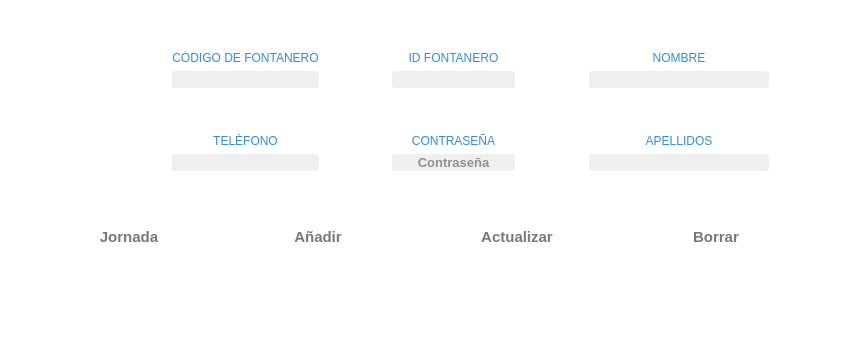
<?xml version="1.0" encoding="UTF-8"?>
<ui version="4.0">
 <class>Operario</class>
 <widget class="QWidget" name="Operario">
  <property name="geometry">
   <rect>
    <x>0</x>
    <y>0</y>
    <width>847</width>
    <height>345</height>
   </rect>
  </property>
  <property name="palette">
   <palette>
    <active>
     <colorrole role="Base">
      <brush brushstyle="SolidPattern">
       <color alpha="255">
        <red>46</red>
        <green>47</green>
        <blue>48</blue>
       </color>
      </brush>
     </colorrole>
     <colorrole role="Window">
      <brush brushstyle="SolidPattern">
       <color alpha="255">
        <red>255</red>
        <green>255</green>
        <blue>255</blue>
       </color>
      </brush>
     </colorrole>
    </active>
    <inactive>
     <colorrole role="Base">
      <brush brushstyle="SolidPattern">
       <color alpha="255">
        <red>46</red>
        <green>47</green>
        <blue>48</blue>
       </color>
      </brush>
     </colorrole>
     <colorrole role="Window">
      <brush brushstyle="SolidPattern">
       <color alpha="255">
        <red>255</red>
        <green>255</green>
        <blue>255</blue>
       </color>
      </brush>
     </colorrole>
    </inactive>
    <disabled>
     <colorrole role="Base">
      <brush brushstyle="SolidPattern">
       <color alpha="255">
        <red>255</red>
        <green>255</green>
        <blue>255</blue>
       </color>
      </brush>
     </colorrole>
     <colorrole role="Window">
      <brush brushstyle="SolidPattern">
       <color alpha="255">
        <red>255</red>
        <green>255</green>
        <blue>255</blue>
       </color>
      </brush>
     </colorrole>
    </disabled>
   </palette>
  </property>
  <property name="windowTitle">
   <string>Form</string>
  </property>
  <layout class="QVBoxLayout" name="verticalLayout_14">
   <item>
    <layout class="QHBoxLayout" name="horizontalLayout_2">
     <item>
      <spacer name="horizontalSpacer_2">
       <property name="orientation">
        <enum>Qt::Horizontal</enum>
       </property>
       <property name="sizeHint" stdset="0">
        <size>
         <width>40</width>
         <height>20</height>
        </size>
       </property>
      </spacer>
     </item>
     <item>
      <layout class="QVBoxLayout" name="verticalLayout_5">
       <item>
        <spacer name="verticalSpacer_9">
         <property name="orientation">
          <enum>Qt::Vertical</enum>
         </property>
         <property name="sizeHint" stdset="0">
          <size>
           <width>20</width>
           <height>40</height>
          </size>
         </property>
        </spacer>
       </item>
       <item>
        <widget class="MyLabelPhoto" name="lb_foto">
         <property name="minimumSize">
          <size>
           <width>0</width>
           <height>0</height>
          </size>
         </property>
         <property name="maximumSize">
          <size>
           <width>16777215</width>
           <height>150</height>
          </size>
         </property>
         <property name="styleSheet">
          <string notr="true">/*QLabel {
padding: 1px;
border-style: solid;
border: 2px solid gray;
border-radius: 45px;};*/</string>
         </property>
         <property name="text">
          <string/>
         </property>
         <property name="pixmap">
          <pixmap resource="assets.qrc">:/icons/User_Big.png</pixmap>
         </property>
         <property name="scaledContents">
          <bool>false</bool>
         </property>
         <property name="alignment">
          <set>Qt::AlignCenter</set>
         </property>
        </widget>
       </item>
       <item>
        <spacer name="verticalSpacer_10">
         <property name="orientation">
          <enum>Qt::Vertical</enum>
         </property>
         <property name="sizeHint" stdset="0">
          <size>
           <width>20</width>
           <height>40</height>
          </size>
         </property>
        </spacer>
       </item>
      </layout>
     </item>
     <item>
      <spacer name="horizontalSpacer_5">
       <property name="orientation">
        <enum>Qt::Horizontal</enum>
       </property>
       <property name="sizeHint" stdset="0">
        <size>
         <width>40</width>
         <height>20</height>
        </size>
       </property>
      </spacer>
     </item>
     <item>
      <layout class="QVBoxLayout" name="verticalLayout_4">
       <item>
        <spacer name="verticalSpacer_4">
         <property name="orientation">
          <enum>Qt::Vertical</enum>
         </property>
         <property name="sizeHint" stdset="0">
          <size>
           <width>20</width>
           <height>40</height>
          </size>
         </property>
        </spacer>
       </item>
       <item>
        <layout class="QVBoxLayout" name="verticalLayout">
         <item>
          <widget class="QLabel" name="label">
           <property name="styleSheet">
            <string notr="true">font: 10pt &quot;Segoe UI Semilight&quot;;
color: rgb(54, 141, 206);</string>
           </property>
           <property name="text">
            <string>CÓDIGO DE FONTANERO</string>
           </property>
           <property name="alignment">
            <set>Qt::AlignCenter</set>
           </property>
          </widget>
         </item>
         <item>
          <widget class="MyLineEditShine" name="le_codigo">
           <property name="font">
            <font>
             <family>Segoe UI</family>
             <pointsize>10</pointsize>
            </font>
           </property>
           <property name="styleSheet">
            <string notr="true">background-color: #EFEFEF; 
border-radius: 3px;
color:rgb(50, 50, 50);</string>
           </property>
           <property name="alignment">
            <set>Qt::AlignCenter</set>
           </property>
          </widget>
         </item>
        </layout>
       </item>
       <item>
        <spacer name="verticalSpacer">
         <property name="orientation">
          <enum>Qt::Vertical</enum>
         </property>
         <property name="sizeHint" stdset="0">
          <size>
           <width>20</width>
           <height>40</height>
          </size>
         </property>
        </spacer>
       </item>
       <item>
        <layout class="QVBoxLayout" name="verticalLayout_11">
         <item>
          <widget class="QLabel" name="label_5">
           <property name="styleSheet">
            <string notr="true">font: 10pt &quot;Segoe UI Semilight&quot;;
color: rgb(54, 141, 206);</string>
           </property>
           <property name="text">
            <string>TELÉFONO</string>
           </property>
           <property name="alignment">
            <set>Qt::AlignCenter</set>
           </property>
          </widget>
         </item>
         <item>
          <widget class="MyLineEditShine" name="le_telefono">
           <property name="font">
            <font>
             <family>Segoe UI</family>
             <pointsize>10</pointsize>
            </font>
           </property>
           <property name="styleSheet">
            <string notr="true">background-color: #EFEFEF; 
border-radius: 3px;
color:rgb(50, 50, 50);</string>
           </property>
           <property name="alignment">
            <set>Qt::AlignCenter</set>
           </property>
          </widget>
         </item>
        </layout>
       </item>
       <item>
        <spacer name="verticalSpacer_11">
         <property name="orientation">
          <enum>Qt::Vertical</enum>
         </property>
         <property name="sizeHint" stdset="0">
          <size>
           <width>20</width>
           <height>40</height>
          </size>
         </property>
        </spacer>
       </item>
       <item>
        <layout class="QVBoxLayout" name="verticalLayout_3"/>
       </item>
      </layout>
     </item>
     <item>
      <spacer name="horizontalSpacer_3">
       <property name="orientation">
        <enum>Qt::Horizontal</enum>
       </property>
       <property name="sizeHint" stdset="0">
        <size>
         <width>40</width>
         <height>20</height>
        </size>
       </property>
      </spacer>
     </item>
     <item>
      <layout class="QVBoxLayout" name="verticalLayout_6">
       <item>
        <spacer name="verticalSpacer_7">
         <property name="orientation">
          <enum>Qt::Vertical</enum>
         </property>
         <property name="sizeHint" stdset="0">
          <size>
           <width>20</width>
           <height>40</height>
          </size>
         </property>
        </spacer>
       </item>
       <item>
        <layout class="QVBoxLayout" name="verticalLayout_7">
         <item>
          <widget class="QLabel" name="label_3">
           <property name="styleSheet">
            <string notr="true">font: 10pt &quot;Segoe UI Semilight&quot;;
color: rgb(54, 141, 206);</string>
           </property>
           <property name="text">
            <string>ID FONTANERO</string>
           </property>
           <property name="alignment">
            <set>Qt::AlignCenter</set>
           </property>
          </widget>
         </item>
         <item>
          <widget class="MyLineEditShine" name="le_operario">
           <property name="font">
            <font>
             <family>Segoe UI</family>
             <pointsize>10</pointsize>
            </font>
           </property>
           <property name="styleSheet">
            <string notr="true">background-color: #EFEFEF; 
border-radius: 3px;
color:rgb(50, 50, 50);</string>
           </property>
           <property name="alignment">
            <set>Qt::AlignCenter</set>
           </property>
          </widget>
         </item>
        </layout>
       </item>
       <item>
        <spacer name="verticalSpacer_2">
         <property name="orientation">
          <enum>Qt::Vertical</enum>
         </property>
         <property name="sizeHint" stdset="0">
          <size>
           <width>20</width>
           <height>40</height>
          </size>
         </property>
        </spacer>
       </item>
       <item>
        <layout class="QVBoxLayout" name="verticalLayout_8">
         <item>
          <widget class="QLabel" name="label_4">
           <property name="styleSheet">
            <string notr="true">font: 10pt &quot;Segoe UI Semilight&quot;;
color: rgb(54, 141, 206);</string>
           </property>
           <property name="text">
            <string>CONTRASEÑA</string>
           </property>
           <property name="alignment">
            <set>Qt::AlignCenter</set>
           </property>
          </widget>
         </item>
         <item>
          <widget class="MyLineEditShine" name="le_clave">
           <property name="palette">
            <palette>
             <active>
              <colorrole role="WindowText">
               <brush brushstyle="SolidPattern">
                <color alpha="255">
                 <red>50</red>
                 <green>50</green>
                 <blue>50</blue>
                </color>
               </brush>
              </colorrole>
              <colorrole role="Button">
               <brush brushstyle="SolidPattern">
                <color alpha="255">
                 <red>239</red>
                 <green>239</green>
                 <blue>239</blue>
                </color>
               </brush>
              </colorrole>
              <colorrole role="Text">
               <brush brushstyle="SolidPattern">
                <color alpha="255">
                 <red>50</red>
                 <green>50</green>
                 <blue>50</blue>
                </color>
               </brush>
              </colorrole>
              <colorrole role="ButtonText">
               <brush brushstyle="SolidPattern">
                <color alpha="255">
                 <red>50</red>
                 <green>50</green>
                 <blue>50</blue>
                </color>
               </brush>
              </colorrole>
              <colorrole role="Base">
               <brush brushstyle="SolidPattern">
                <color alpha="255">
                 <red>239</red>
                 <green>239</green>
                 <blue>239</blue>
                </color>
               </brush>
              </colorrole>
              <colorrole role="Window">
               <brush brushstyle="SolidPattern">
                <color alpha="255">
                 <red>239</red>
                 <green>239</green>
                 <blue>239</blue>
                </color>
               </brush>
              </colorrole>
              <colorrole role="PlaceholderText">
               <brush brushstyle="NoBrush">
                <color alpha="128">
                 <red>50</red>
                 <green>50</green>
                 <blue>50</blue>
                </color>
               </brush>
              </colorrole>
             </active>
             <inactive>
              <colorrole role="WindowText">
               <brush brushstyle="SolidPattern">
                <color alpha="255">
                 <red>50</red>
                 <green>50</green>
                 <blue>50</blue>
                </color>
               </brush>
              </colorrole>
              <colorrole role="Button">
               <brush brushstyle="SolidPattern">
                <color alpha="255">
                 <red>239</red>
                 <green>239</green>
                 <blue>239</blue>
                </color>
               </brush>
              </colorrole>
              <colorrole role="Text">
               <brush brushstyle="SolidPattern">
                <color alpha="255">
                 <red>50</red>
                 <green>50</green>
                 <blue>50</blue>
                </color>
               </brush>
              </colorrole>
              <colorrole role="ButtonText">
               <brush brushstyle="SolidPattern">
                <color alpha="255">
                 <red>50</red>
                 <green>50</green>
                 <blue>50</blue>
                </color>
               </brush>
              </colorrole>
              <colorrole role="Base">
               <brush brushstyle="SolidPattern">
                <color alpha="255">
                 <red>239</red>
                 <green>239</green>
                 <blue>239</blue>
                </color>
               </brush>
              </colorrole>
              <colorrole role="Window">
               <brush brushstyle="SolidPattern">
                <color alpha="255">
                 <red>239</red>
                 <green>239</green>
                 <blue>239</blue>
                </color>
               </brush>
              </colorrole>
              <colorrole role="PlaceholderText">
               <brush brushstyle="NoBrush">
                <color alpha="128">
                 <red>50</red>
                 <green>50</green>
                 <blue>50</blue>
                </color>
               </brush>
              </colorrole>
             </inactive>
             <disabled>
              <colorrole role="WindowText">
               <brush brushstyle="SolidPattern">
                <color alpha="255">
                 <red>50</red>
                 <green>50</green>
                 <blue>50</blue>
                </color>
               </brush>
              </colorrole>
              <colorrole role="Button">
               <brush brushstyle="SolidPattern">
                <color alpha="255">
                 <red>239</red>
                 <green>239</green>
                 <blue>239</blue>
                </color>
               </brush>
              </colorrole>
              <colorrole role="Text">
               <brush brushstyle="SolidPattern">
                <color alpha="255">
                 <red>50</red>
                 <green>50</green>
                 <blue>50</blue>
                </color>
               </brush>
              </colorrole>
              <colorrole role="ButtonText">
               <brush brushstyle="SolidPattern">
                <color alpha="255">
                 <red>50</red>
                 <green>50</green>
                 <blue>50</blue>
                </color>
               </brush>
              </colorrole>
              <colorrole role="Base">
               <brush brushstyle="SolidPattern">
                <color alpha="255">
                 <red>239</red>
                 <green>239</green>
                 <blue>239</blue>
                </color>
               </brush>
              </colorrole>
              <colorrole role="Window">
               <brush brushstyle="SolidPattern">
                <color alpha="255">
                 <red>239</red>
                 <green>239</green>
                 <blue>239</blue>
                </color>
               </brush>
              </colorrole>
              <colorrole role="PlaceholderText">
               <brush brushstyle="NoBrush">
                <color alpha="128">
                 <red>50</red>
                 <green>50</green>
                 <blue>50</blue>
                </color>
               </brush>
              </colorrole>
             </disabled>
            </palette>
           </property>
           <property name="font">
            <font>
             <family>Segoe UI</family>
             <pointsize>10</pointsize>
             <weight>75</weight>
             <bold>true</bold>
            </font>
           </property>
           <property name="styleSheet">
            <string notr="true">background-color: #EFEFEF; 
border-radius: 3px;
color:rgb(50, 50, 50);</string>
           </property>
           <property name="text">
            <string/>
           </property>
           <property name="frame">
            <bool>false</bool>
           </property>
           <property name="echoMode">
            <enum>QLineEdit::Password</enum>
           </property>
           <property name="alignment">
            <set>Qt::AlignCenter</set>
           </property>
           <property name="placeholderText">
            <string>Contraseña</string>
           </property>
          </widget>
         </item>
        </layout>
       </item>
       <item>
        <spacer name="verticalSpacer_13">
         <property name="orientation">
          <enum>Qt::Vertical</enum>
         </property>
         <property name="sizeHint" stdset="0">
          <size>
           <width>20</width>
           <height>40</height>
          </size>
         </property>
        </spacer>
       </item>
       <item>
        <layout class="QVBoxLayout" name="verticalLayout_9"/>
       </item>
      </layout>
     </item>
     <item>
      <spacer name="horizontalSpacer_4">
       <property name="orientation">
        <enum>Qt::Horizontal</enum>
       </property>
       <property name="sizeHint" stdset="0">
        <size>
         <width>40</width>
         <height>20</height>
        </size>
       </property>
      </spacer>
     </item>
     <item>
      <layout class="QVBoxLayout" name="verticalLayout_10">
       <item>
        <spacer name="verticalSpacer_8">
         <property name="orientation">
          <enum>Qt::Vertical</enum>
         </property>
         <property name="sizeHint" stdset="0">
          <size>
           <width>20</width>
           <height>40</height>
          </size>
         </property>
        </spacer>
       </item>
       <item>
        <layout class="QVBoxLayout" name="verticalLayout_2">
         <item>
          <widget class="QLabel" name="label_2">
           <property name="styleSheet">
            <string notr="true">font: 10pt &quot;Segoe UI Semilight&quot;;
color: rgb(54, 141, 206);</string>
           </property>
           <property name="text">
            <string>NOMBRE</string>
           </property>
           <property name="alignment">
            <set>Qt::AlignCenter</set>
           </property>
          </widget>
         </item>
         <item>
          <widget class="MyLineEditShine" name="le_nombre">
           <property name="minimumSize">
            <size>
             <width>180</width>
             <height>0</height>
            </size>
           </property>
           <property name="font">
            <font>
             <family>Segoe UI</family>
             <pointsize>10</pointsize>
            </font>
           </property>
           <property name="styleSheet">
            <string notr="true">background-color: #EFEFEF; 
border-radius: 3px;
color:rgb(50, 50, 50);</string>
           </property>
           <property name="alignment">
            <set>Qt::AlignCenter</set>
           </property>
          </widget>
         </item>
        </layout>
       </item>
       <item>
        <spacer name="verticalSpacer_3">
         <property name="orientation">
          <enum>Qt::Vertical</enum>
         </property>
         <property name="sizeHint" stdset="0">
          <size>
           <width>20</width>
           <height>40</height>
          </size>
         </property>
        </spacer>
       </item>
       <item>
        <layout class="QVBoxLayout" name="verticalLayout_12">
         <item>
          <widget class="QLabel" name="label_6">
           <property name="styleSheet">
            <string notr="true">font: 10pt &quot;Segoe UI Semilight&quot;;
color: rgb(54, 141, 206);</string>
           </property>
           <property name="text">
            <string>APELLIDOS</string>
           </property>
           <property name="alignment">
            <set>Qt::AlignCenter</set>
           </property>
          </widget>
         </item>
         <item>
          <widget class="MyLineEditShine" name="le_apellidos">
           <property name="minimumSize">
            <size>
             <width>180</width>
             <height>0</height>
            </size>
           </property>
           <property name="font">
            <font>
             <family>Segoe UI</family>
             <pointsize>10</pointsize>
            </font>
           </property>
           <property name="styleSheet">
            <string notr="true">background-color: #EFEFEF; 
border-radius: 3px;
color:rgb(50, 50, 50);</string>
           </property>
           <property name="alignment">
            <set>Qt::AlignCenter</set>
           </property>
          </widget>
         </item>
        </layout>
       </item>
       <item>
        <spacer name="verticalSpacer_12">
         <property name="orientation">
          <enum>Qt::Vertical</enum>
         </property>
         <property name="sizeHint" stdset="0">
          <size>
           <width>20</width>
           <height>40</height>
          </size>
         </property>
        </spacer>
       </item>
       <item>
        <layout class="QVBoxLayout" name="verticalLayout_13"/>
       </item>
      </layout>
     </item>
     <item>
      <spacer name="horizontalSpacer">
       <property name="orientation">
        <enum>Qt::Horizontal</enum>
       </property>
       <property name="sizeHint" stdset="0">
        <size>
         <width>40</width>
         <height>20</height>
        </size>
       </property>
      </spacer>
     </item>
    </layout>
   </item>
   <item>
    <layout class="QHBoxLayout" name="horizontalLayout">
     <item>
      <widget class="QPushButton" name="pb_jornada">
       <property name="minimumSize">
        <size>
         <width>130</width>
         <height>40</height>
        </size>
       </property>
       <property name="maximumSize">
        <size>
         <width>130</width>
         <height>41</height>
        </size>
       </property>
       <property name="font">
        <font>
         <family>Segoe UI</family>
         <pointsize>11</pointsize>
         <weight>75</weight>
         <bold>true</bold>
        </font>
       </property>
       <property name="styleSheet">
        <string notr="true">border-radius: 10px;
color:rgb(120, 120, 120);</string>
       </property>
       <property name="text">
        <string>Jornada</string>
       </property>
       <property name="icon">
        <iconset resource="assets.qrc">
         <normaloff>:/icons/jornada.png</normaloff>:/icons/jornada.png</iconset>
       </property>
       <property name="iconSize">
        <size>
         <width>25</width>
         <height>25</height>
        </size>
       </property>
      </widget>
     </item>
     <item>
      <widget class="QPushButton" name="pb_agregar">
       <property name="minimumSize">
        <size>
         <width>130</width>
         <height>40</height>
        </size>
       </property>
       <property name="maximumSize">
        <size>
         <width>130</width>
         <height>41</height>
        </size>
       </property>
       <property name="font">
        <font>
         <family>Segoe UI</family>
         <pointsize>11</pointsize>
         <weight>75</weight>
         <bold>true</bold>
        </font>
       </property>
       <property name="styleSheet">
        <string notr="true">border-radius: 10px;
color:rgb(120, 120, 120);</string>
       </property>
       <property name="text">
        <string>Añadir</string>
       </property>
       <property name="icon">
        <iconset resource="assets.qrc">
         <normaloff>:/icons/subir.png</normaloff>:/icons/subir.png</iconset>
       </property>
       <property name="iconSize">
        <size>
         <width>25</width>
         <height>25</height>
        </size>
       </property>
      </widget>
     </item>
     <item>
      <widget class="QPushButton" name="pb_actualizar">
       <property name="minimumSize">
        <size>
         <width>150</width>
         <height>40</height>
        </size>
       </property>
       <property name="maximumSize">
        <size>
         <width>150</width>
         <height>41</height>
        </size>
       </property>
       <property name="font">
        <font>
         <family>Segoe UI</family>
         <pointsize>11</pointsize>
         <weight>75</weight>
         <bold>true</bold>
        </font>
       </property>
       <property name="styleSheet">
        <string notr="true">border-radius: 10px;
color:rgb(120, 120, 120);</string>
       </property>
       <property name="text">
        <string>Actualizar</string>
       </property>
       <property name="icon">
        <iconset resource="assets.qrc">
         <normaloff>:/icons/update.png</normaloff>:/icons/update.png</iconset>
       </property>
       <property name="iconSize">
        <size>
         <width>30</width>
         <height>30</height>
        </size>
       </property>
      </widget>
     </item>
     <item>
      <widget class="QPushButton" name="pb_borrar">
       <property name="minimumSize">
        <size>
         <width>130</width>
         <height>40</height>
        </size>
       </property>
       <property name="maximumSize">
        <size>
         <width>130</width>
         <height>41</height>
        </size>
       </property>
       <property name="font">
        <font>
         <family>Segoe UI</family>
         <pointsize>11</pointsize>
         <weight>75</weight>
         <bold>true</bold>
        </font>
       </property>
       <property name="styleSheet">
        <string notr="true">border-radius: 10px;
color:rgb(120, 120, 120);</string>
       </property>
       <property name="text">
        <string>Borrar</string>
       </property>
       <property name="icon">
        <iconset resource="assets.qrc">
         <normaloff>:/icons/delete_blue.png</normaloff>:/icons/delete_blue.png</iconset>
       </property>
       <property name="iconSize">
        <size>
         <width>25</width>
         <height>25</height>
        </size>
       </property>
      </widget>
     </item>
    </layout>
   </item>
   <item>
    <spacer name="verticalSpacer_5">
     <property name="orientation">
      <enum>Qt::Vertical</enum>
     </property>
     <property name="sizeHint" stdset="0">
      <size>
       <width>20</width>
       <height>32</height>
      </size>
     </property>
    </spacer>
   </item>
  </layout>
 </widget>
 <customwidgets>
  <customwidget>
   <class>MyLineEditShine</class>
   <extends>QLineEdit</extends>
   <header location="global">mylineeditshine.h</header>
  </customwidget>
  <customwidget>
   <class>MyLabelPhoto</class>
   <extends>QLabel</extends>
   <header location="global">mylabelphoto.h</header>
  </customwidget>
 </customwidgets>
 <resources>
  <include location="assets.qrc"/>
 </resources>
 <connections/>
</ui>
